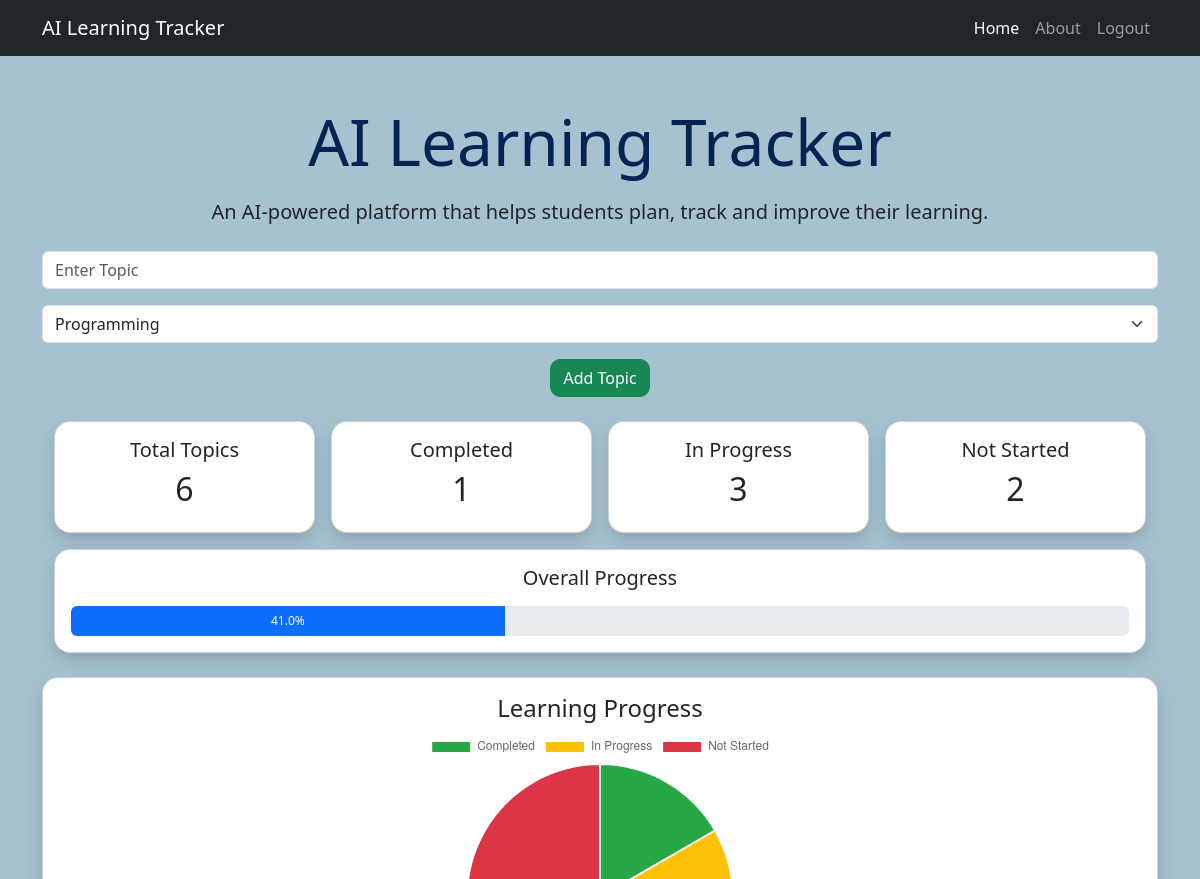
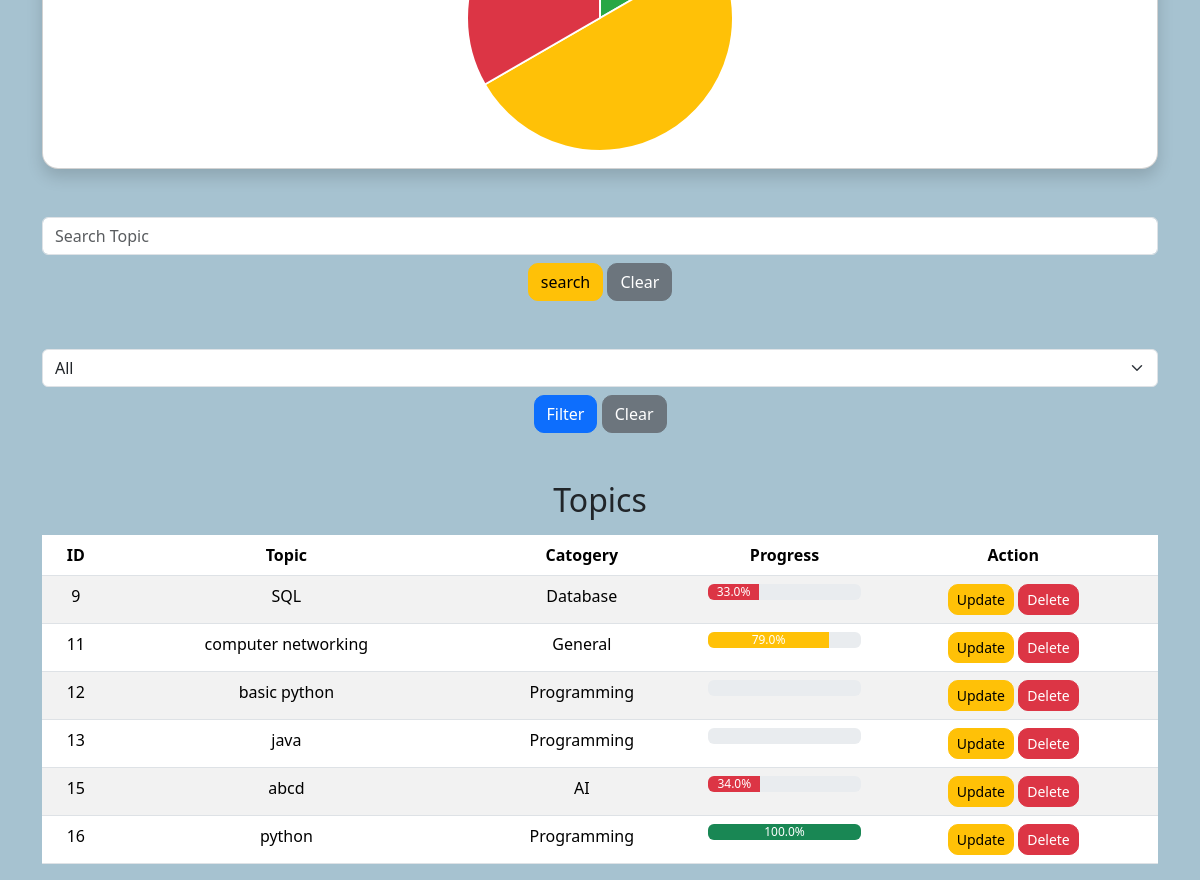
Page / (signed in) on the committed database (2 pictures, top to bottom).
### tables this page shows
CREATE TABLE topics(
                            id INTEGER PRIMARY KEY AUTOINCREMENT,
                            topic TEXT NOT NULL,
                            progress REAL NOT NULL,
                            user_id INTEGER NOT NULL
                            , category TEXT DEFAULT 'General');

### app.py (the view, shortened to what this page needs)
@app.route("/", methods=["GET", "POST"])
@login_required
def home():
    search = request.args.get("search", "").strip()
    category = request.args.get("category", "All")
    stats = database.get_statistics(current_user.id)
    chart_data = {"completed": stats["completed"],"in_progress": stats["in_progress"],"not_started": stats["not_started"]}
    tp = database.view_topics(current_user.id)
    if search or category != "All":
        if category != "All":
            tp = [t for t in tp if t[4] == category]
        else:
            tp =  tp = database.search_topic(search, current_user.id)
    if not tp:
        flash("Topic not found!", "warning")
    return render_template("home.html", topics=tp , stats=stats, chart_data=chart_data )

### app.py (called while the page is built)
@login_manager.user_loader
def load_user(user_id):
    data = database.get_user_by_id(user_id)
    if data:
        return User(data[0],data[1],data[2])
    return None

### database.py (called while the page is built)
def get_user_by_id(id):
    with sqlite3.connect("learning.db") as conn:
        cursor = conn.cursor()
        cursor.execute("SELECT * FROM login_details WHERE id = ?",(id,))
        return cursor.fetchone()

def view_topics(user_id):
    with sqlite3.connect("learning.db") as conn:
        cursor = conn.cursor()
        cursor.execute("SELECT * FROM topics WHERE user_id = ?",(user_id,))
        c=cursor.fetchall()
        return c

### templates/home.html (shortened to what this page needs)
{% extends "base.html" %}
{% block content %}
<div class="container text-center mt-5">
    <h1 class="display-3">AI Learning Tracker</h1>
    <p class="lead mt-3">
        An AI-powered platform that helps students plan, track and improve their learning.
    </p>
    <form method="POST" class="mt-4">
        <input type="text"
            name="topic"
            class="form-control mb-3"
            placeholder="Enter Topic">
            <select class="form-select mb-3" name="category">
                <option>Programming</option>
            </select>
        <button type="submit" class="btn btn-success">
            Add Topic
        </button>
    </form>
    <div class="container mt-4">
        <div class="row g-3">
            <div class="col-md-3">
                <div class="card shadow rounded-4 text-center">
                    <div class="card-body">
                        <h5>Total Topics</h5>
                        <h2>{{ stats.total }}</h2>
                    </div>
                </div>
            </div>
            <div class="col-md-3">
                <div class="card shadow rounded-4 text-center">
                    <div class="card-body">
                        <h5>Completed</h5>
                        <h2>{{ stats.completed }}</h2>
                    </div>
                </div>
            </div>
            <div class="col-md-3">
                <div class="card shadow rounded-4 text-center">
                    <div class="card-body">
                        <h5>In Progress</h5>
                        <h2>{{ stats.in_progress }}</h2>
                    </div>
                </div>
            </div>
            <div class="col-md-3">
                <div class="card shadow rounded-4 text-center">
                    <div class="card-body">
                        <h5>Not Started</h5>
                        <h2>{{ stats.not_started }}</h2>
                    </div>
                </div>
            </div>
        </div>
        <div class="row mt-3">
            <div class="col-md-12">
                <div class="card shadow rounded-4">
                    <div class="card-body text-center">
                        <h5>Overall Progress</h5>
                        <div class="progress mt-3" style="height:30px;">
                            <div
                                class="progress-bar"
                                role="progressbar"
                                style="width: {{ stats.overall_progress }}%;"
                                aria-valuenow="{{ stats.overall_progress }}"
                                aria-valuemin="0"
                                aria-valuemax="100">
                                {{ stats.overall_progress }}%
                            </div>
                        </div>
                    </div>
                </div>
            </div>
        </div>
    </div>
    <div class="card shadow rounded-4 mt-4 p-3">
        <h4 class="text-center">Learning Progress</h4>
        <div style="height:300px;">
            <canvas id="progressChart"></canvas>
        </div>
    </div>
<form method="GET" class="mt-5 md-3">
        <input type="text"
           name="search"
           class="form-control mb-2"
           placeholder="Search Topic">
        <button class="btn btn-warning btn">search</button>
        <a href="{{ url_for('home') }}" class="btn btn-secondary">Clear</a>
</form>
<form method="GET" class="mt-5 md-3">
    <select name="category" class="form-select mb-2">
        <option>All</option>
    </select>
    <button class="btn btn-primary">Filter</button>
    <a href="{{ url_for('home') }}" class="btn btn-secondary">Clear</a>
</form>
    <h2 class="mt-5">Topics</h2>
    <table class="table table-striped mt-3">
        <thead>
            <tr>
                <th>ID</th>
                <th>Topic</th>
                <th>Catogery</th>
                <th>Progress</th>
                <th>Action</th>
            </tr>
        </thead>
        <tbody>
            {% for topic in topics %}
            <tr>
                <td>{{ topic[0] }}</td>
                <td>{{ topic[1] }}</td>
                <td>{{ topic[4] }}</td>
                <td>
                    <div class="progress">
                        {% if topic[2] < 40 %}
                            <div
                                class="progress-bar bg-danger"
                                role="progressbar"
                                style="width: {{ topic[2] }}%;">
                                {{ topic[2] }}%
                            </div>
                        {% elif topic[2] < 80 %}
                            <div
                                class="progress-bar bg-warning"
                                role="progressbar"
                                style="width: {{ topic[2] }}%;">
                                {{ topic[2] }}%
                            </div>
                        {% else %}
                            <div
                                class="progress-bar bg-success"
                                role="progressbar"
                                style="width: {{ topic[2] }}%;">
                                {{ topic[2] }}%
                            </div>
                        {% endif %}
                    </div>
                </td>
                <td>
                    <a href="/update/{{ topic[0] }}" class="btn btn-warning btn-sm">Update</a>
                    <a href="/delete/{{ topic[0] }}" class="btn btn-danger btn-sm">Delete</a>
                </td>
            </tr>
            {% endfor %}
        </tbody>
    </table>
</div>
<script>
document.addEventListener("DOMContentLoaded", function () {
    const ctx = document.getElementById("progressChart");
    new Chart(ctx, {
        type: "pie",
        data: {
            labels: ["Completed", "In Progress", "Not Started"],
            datasets: [{
                data: [
                    {{ chart_data.completed }},
                    {{ chart_data.in_progress }},
                    {{ chart_data.not_started }}
                ],
                backgroundColor: ["#28a745","#ffc107","#dc3545"]}]
        },
        options: {responsive: true,maintainAspectRatio: false}
    });
});
</script>
{% endblock %}

### templates/base.html (shortened to what this page needs)
<!DOCTYPE html>
<html lang="en">
<head>
    <link href="https://cdn.jsdelivr.net/npm/bootstrap@5.3.3/dist/css/bootstrap.min.css" rel="stylesheet">
    <link rel="stylesheet" href="{{ url_for('static', filename='css/style.css') }}">
</head>
<body>
    <nav class="navbar navbar-expand-lg navbar-dark bg-dark">
        <div class="container">
            <a class="navbar-brand" href="#">AI Learning Tracker</a>
            <div class="collapse navbar-collapse" id="navbarNav">
                <ul class="navbar-nav ms-auto">
                    <li class="nav-item">
                        <a class="nav-link active" href="/">Home</a>
                    </li>
                    <li class="nav-item">
                        <a class="nav-link" href="/about">About</a>
                    </li>
                    {% if current_user.is_authenticated %}
                        <li class="nav-item">
                            <a class="nav-link" href="/logout">Logout</a>
                        </li>
                    {% else %}
                        <li class="nav-item">
                        <a href="/login" class="nav-link">Login</a>
                        </li>
                    {% endif %}
                </ul>
            </div>
        </div>
    </nav>
    {% block content %}
    {% endblock %}
    <link rel="stylesheet" href="https://cdn.jsdelivr.net/npm/bootstrap-icons@1.11.3/font/bootstrap-icons.min.css">
</body>
</html>

### static/css/style.css (style rules this page uses)
body { background-color: #a6c2d0; }
h1 { color: #032352; font-weight: bold; }
p { font-size: 18px; }
.btn { border-radius: 10px; }

### rows in the picture
topics: id "9", topic "SQL", category "Database", progress "33.0"
topics: id "11", topic "computer networking", category "General", progress "79.0"
topics: id "12", topic "basic python", category "Programming"
topics: id "13", topic "java", category "Programming"
topics: id "15", topic "abcd", category "AI", progress "34.0"
topics: id "16", topic "python", category "Programming", progress "100.0"

### other values in the picture
{{ stats.total }} "6"
{{ stats.completed }} "1"
{{ stats.in_progress }} "3"
{{ stats.not_started }} "2"
{{ stats.overall_progress }} "41.0"
chart data {{ chart_data.completed }} 1
chart data {{ chart_data.in_progress }} 3
chart data {{ chart_data.not_started }} 2
